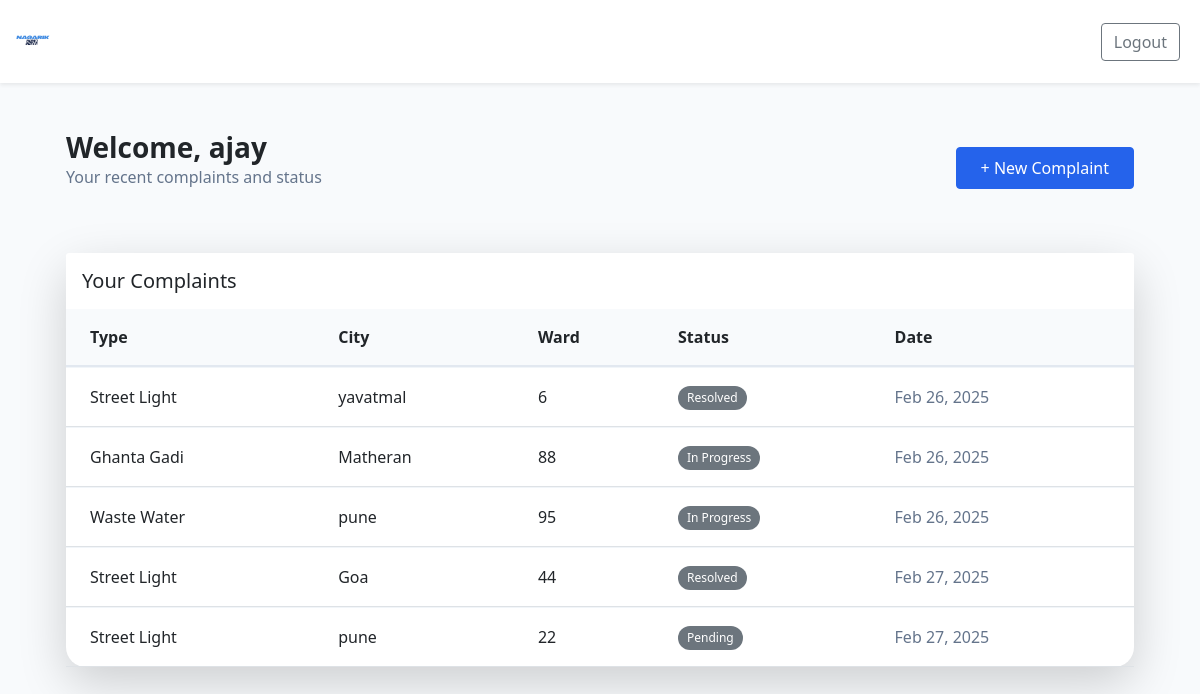
The page /dashboard/ (signed in) on the database as committed earlier.
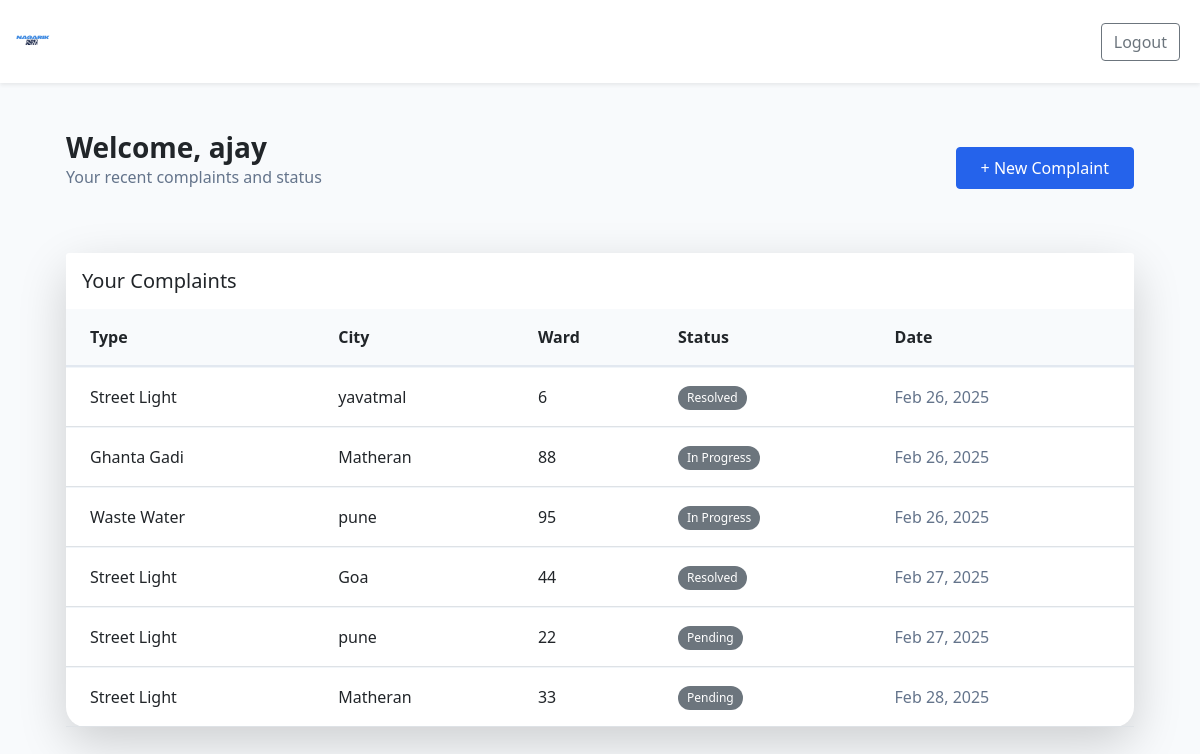
The same page on the database as committed later.
### complaints/models.py (models this page shows, shortened)
class Complaint(models.Model):
    COMPLAINT_TYPES = (
        ('street_light', 'Street Light'),
        ('ghanta_gadi', 'Ghanta Gadi'),
        ('waste_water', 'Waste Water'),
        ('road', 'Road'),
    )
    STATUS_CHOICES = (
        ('pending', 'Pending'),
        ('in_progress', 'In Progress'),
        ('resolved', 'Resolved'),
    )
    user = models.ForeignKey(User, on_delete=models.CASCADE)
    complaint_type = models.CharField(max_length=50, choices=COMPLAINT_TYPES)
    city = models.CharField(max_length=100)
    ward_number = models.IntegerField()
    description = models.TextField()
    created_at = models.DateTimeField(auto_now_add=True)
    updated_at = models.DateTimeField(auto_now=True)
    status = models.CharField(max_length=20, choices=STATUS_CHOICES, default='pending')

### complaints/views.py (the view)
# urls.py: path('dashboard/', views.user_dashboard, name='user_dashboard'),
@login_required
def user_dashboard(request):
    complaints = Complaint.objects.filter(user=request.user)
    return render(request, 'user_dashboard.html', {'complaints': complaints})

### complaints/templates/user_dashboard.html (shortened to what this page needs)
{% extends 'base.html' %}
{% block content %}
<div class="container-fluid px-4">
    <div class="d-flex justify-content-between align-items-center mb-5">
        <div>
            <h1 class="h3 fw-bold mb-0">Welcome, {{ user.username }}</h1>
            <p class="text-muted">Your recent complaints and status</p>
        </div>
        <a href="{% url 'add_complaint' %}" class="btn btn-primary px-4 py-2">
            + New Complaint
        </a>
    </div>
    <div class="card border-0 shadow-lg">
        <div class="card-header bg-white border-0 py-3">
            <h5 class="mb-0 fw-semibold">Your Complaints</h5>
        </div>
        <div class="card-body p-0">
            <div class="table-responsive">
                <table class="table table-hover align-middle mb-0">
                    <thead class="bg-light">
                        <tr>
                            <th class="ps-4">Type</th>
                            <th>City</th>
                            <th>Ward</th>
                            <th>Status</th>
                            <th class="pe-4">Date</th>
                        </tr>
                    </thead>
                    <tbody>
                        {% for complaint in complaints %}
                        <tr class="clickable-row" style="cursor: pointer;"
                            data-href="{% url 'complaint_detail' complaint.id %}">
                            <td class="ps-4 fw-medium">{{ complaint.get_complaint_type_display }}</td>
                            <td>{{ complaint.city }}</td>
                            <td>{{ complaint.ward_number }}</td>
                            <td>
                                <span class="badge rounded-pill
                                    {% if complaint.status == 'Resolved' %}bg-success
                                    {% elif complaint.status == 'In Progress' %}bg-warning text-dark
                                    {% else %}bg-secondary{% endif %}">
                                    {{ complaint.get_status_display }}
                                </span>
                            </td>
                            <td class="pe-4 text-muted">{{ complaint.created_at|date:"M d, Y" }}</td>
                        </tr>
                        {% endfor %}
                    </tbody>
                </table>
            </div>
        </div>
    </div>
</div>
{% endblock %}

Rows that differ between the two databases and show on the page:
added Complaint: complaint_type "Street Light", city "Matheran", ward_number "33", status "Pending", created_at "Feb 28, 2025"
